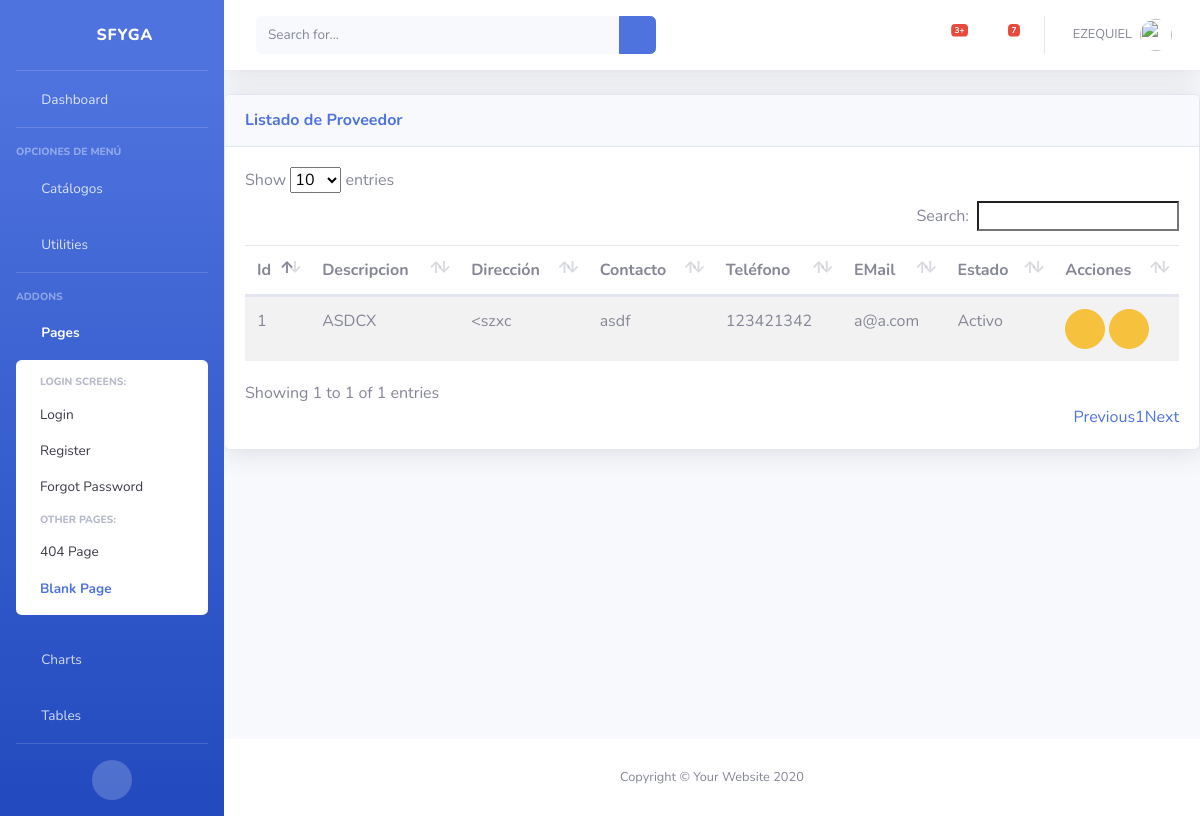
Page /cmp/proveedores/ (signed in) on the committed database.
### cmp/models.py (models this page shows, shortened)
class Proveedor(ClaseModelo):
    descripcion=models.CharField(
        max_length=100,
        unique=True
        )
    direccion=models.CharField(
        max_length=250,
        null=True, blank=True
        )
    contacto=models.CharField(
        max_length=100
    )
    telefono=models.CharField(
        max_length=10,
        null=True, blank=True
    )
    email=models.CharField(
        max_length=250,
        null=True, blank=True
    )
    class Meta:
        verbose_name_plural = "Proveedores"

### cmp/views.py (the view)
# urls.py: path('proveedores/',ProveedorView.as_view(), name="proveedor_list"),
class ProveedorView(LoginRequiredMixin, generic.ListView):
    model = Proveedor
    template_name = "cmp/proveedor_list.html"
    context_object_name = "obj"
    login_url = 'bases/login'

### cmp/templates/cmp/proveedor_list.html (shortened to what this page needs)
{% extends 'base/base.html' %}
{% block page_content %}
<div class="card shadow mb-4">
  <div class="card-header py-3 d-flex flex-row align-items-center justify-content-between">
    <h6 class="m-0 font-weight-bold text-primary">Listado de Proveedor</h6>
    <div class="dropdown no-arrow">
      <a class="dropdown-toggle" href="#" role="button" id="dropdownMenuLink" data-toggle="dropdown" aria-haspopup="true" aria-expanded="false">
        <i class="fas fa-ellipsis-v fa-sm fa-fw text-gray-400"></i>
      </a>
    </div>
  </div>
  <div class="card-body">
    <table class="table table-striped table-hover dt-responsive nowrap" style="width:100%">
      <thead>
        <th>Id</th>
        <th>Descripcion</th>
        <th>Dirección</th>
        <th>Contacto</th>
        <th>Teléfono</th>
        <th>EMail</th>
        <th>Estado</th>
        <th class="all">Acciones</th>
      </thead>
      <tbody>
        {% for item in obj%}
        <tr>
          <td>{{ item.id }}</td>
          <td>{{ item.descripcion }}</td>
          <td>{{item.direccion}}</td>
          <td>{{ item.contacto }}</td>
          <td>{{ item.telefono }}</td>
          <td>{{ item.email }}</td>
          <td>{{item.estado|yesno:"Activo,Inactivo"}}</td>
          <td>
            <button class="btn btn-warning btn-circle" onclick="return abrir_modal('{% url 'cmp:proveedor_edit' item.id %}')"><i class="far fa-edit"></i></button>
            <button class="btn btn-warning btn-circle" onclick="return abrir_modal('{% url 'cmp:proveedor_inactivar' item.id %}')">
              <i class="far fa-thumbs-down"></i>
            </button>
          </td>
        </tr>
        {% endfor %}
      </tbody>
    </table>
  </div>
</div>
{% endblock %}

### templates/base/base.html (shortened to what this page needs)
{% load static %}
<!DOCTYPE html>
<html lang="es">
<head>
    <link href="{% static 'base/vendor/fontawesome-free/css/all.min.css' %}" rel="stylesheet" type="text/css">
    <link href="{% static 'base/css/sb-admin-2.min.css' %}" rel="stylesheet">
    <link href="{% static 'base/vendor/datatables/datatables.bootstrap4.min.css' %}" rel="stylesheet">
    <link href="{% static 'base/vendor/jquery_confirm/jquery-confirm.min.css' %}" rel="stylesheet">
</head>
<body id="page-top" class="bg-gradient-primary">
    <div id="wrapper">
        {% block side_bar %}
        <ul class="navbar-nav bg-gradient-primary sidebar sidebar-dark accordion" id="accordionSidebar">
            <a class="sidebar-brand d-flex align-items-center justify-content-center" href="{% url 'bases:home' %}">
                <div class="sidebar-brand-icon rotate-n-15">
                    <i class="fas fa-laugh-wink"></i>
                </div>
                <div class="sidebar-brand-text mx-3">SFyGA</div>
            </a>
            <hr class="sidebar-divider my-0">
            <li class="nav-item">
                <a class="nav-link" href="{% url 'bases:home' %}">
                    <i class="fas fa-fw fa-tachometer-alt"></i>
                    <span>Dashboard</span></a>
            </li>
            <hr class="sidebar-divider">
            <div class="sidebar-heading">
                Opciones de Menú
            </div>
            <li class="nav-item">
                <a class="nav-link collapsed" href="#" data-toggle="collapse" data-target="#collapseTwo"
                    aria-expanded="true" aria-controls="collapseTwo">
                    <i class="fas fa-fw fa-cog"></i>
                    <span>Catálogos</span>
                </a>
            </li>
            <li class="nav-item">
                <a class="nav-link collapsed" href="#" data-toggle="collapse" data-target="#collapseUtilities"
                    aria-expanded="true" aria-controls="collapseUtilities">
                    <i class="fas fa-fw fa-wrench"></i>
                    <span>Utilities</span>
                </a>
            </li>
            <hr class="sidebar-divider">
            <div class="sidebar-heading">
                Addons
            </div>
            <li class="nav-item active">
                <a class="nav-link" href="#" data-toggle="collapse" data-target="#collapsePages" aria-expanded="true"
                    aria-controls="collapsePages">
                    <i class="fas fa-fw fa-folder"></i>
                    <span>Pages</span>
                </a>
                <div id="collapsePages" class="collapse show" aria-labelledby="headingPages"
                    data-parent="#accordionSidebar">
                    <div class="bg-white py-2 collapse-inner rounded">
                        <h6 class="collapse-header">Login Screens:</h6>
                        <a class="collapse-item" href="login.html">Login</a>
                        <a class="collapse-item" href="register.html">Register</a>
                        <a class="collapse-item" href="forgot-password.html">Forgot Password</a>
                        <h6 class="collapse-header">Other Pages:</h6>
                        <a class="collapse-item" href="404.html">404 Page</a>
                        <a class="collapse-item active" href="blank.html">Blank Page</a>
                    </div>
                </div>
            </li>
            <li class="nav-item">
                <a class="nav-link" href="charts.html">
                    <i class="fas fa-fw fa-chart-area"></i>
                    <span>Charts</span></a>
            </li>
            <li class="nav-item">
                <a class="nav-link" href="tables.html">
                    <i class="fas fa-fw fa-table"></i>
                    <span>Tables</span></a>
            </li>
            <hr class="sidebar-divider d-none d-md-block">
            <div class="text-center d-none d-md-inline">
                <button class="rounded-circle border-0" id="sidebarToggle"></button>
            </div>
        </ul>
        {% endblock side_bar %}
        <div id="content-wrapper" class="d-flex flex-column">
            <div id="content">
                {% block top_bar %}
                <nav class="navbar navbar-expand navbar-light bg-white topbar mb-4 static-top shadow">
                    <form
                        class="d-none d-sm-inline-block form-inline mr-auto ml-md-3 my-2 my-md-0 mw-100 navbar-search">
                        <div class="input-group">
                            <input type="text" class="form-control bg-light border-0 small" placeholder="Search for..."
                                aria-label="Search" aria-describedby="basic-addon2">
                            <div class="input-group-append">
                                <button class="btn btn-primary" type="button">
                                    <i class="fas fa-search fa-sm"></i>
                                </button>
                            </div>
                        </div>
                    </form>
                    <ul class="navbar-nav ml-auto">
                        <li class="nav-item dropdown no-arrow mx-1">
                            <a class="nav-link dropdown-toggle" href="#" id="alertsDropdown" role="button"
                                data-toggle="dropdown" aria-haspopup="true" aria-expanded="false">
                                <i class="fas fa-bell fa-fw"></i>
                                <span class="badge badge-danger badge-counter">3+</span>
                            </a>
                        </li>
                        <li class="nav-item dropdown no-arrow mx-1">
                            <a class="nav-link dropdown-toggle" href="#" id="messagesDropdown" role="button"
                                data-toggle="dropdown" aria-haspopup="true" aria-expanded="false">
                                <i class="fas fa-envelope fa-fw"></i>
                                <span class="badge badge-danger badge-counter">7</span>
                            </a>
                        </li>
                        <li class="nav-item dropdown no-arrow">
                            <a class="nav-link dropdown-toggle" href="#" id="userDropdown" role="button"
                                data-toggle="dropdown" aria-haspopup="true" aria-expanded="false">
                                <span class="mr-2 d-none d-lg-inline text-gray-600 small">{{ user.username|upper }}</span>
                                <img class="img-profile rounded-circle"
                                    src="{% static '/base/img/undraw_profile.svg' %}">
                            </a>
                        </li>
                    </ul>
                </nav>
                {% endblock top_bar %}
                {% block page_content %}{% endblock page_content %}
            </div>
            {% block footer %}
            <footer class="sticky-footer bg-white">
                <div class="container my-auto">
                    <div class="copyright text-center my-auto">
                        <span>Copyright &copy; Your Website 2020</span>
                    </div>
                </div>
            </footer>
            {% endblock footer %}
        </div>
    </div>
</body>
</html>

### rows in the picture
Proveedor: id "1", descripcion "ASDCX", direccion "<szxc", contacto "asdf", telefono "123421342", email "a@a.com", estado "Activo"

### other values in the picture
{{ user.username|upper }} "EZEQUIEL"
